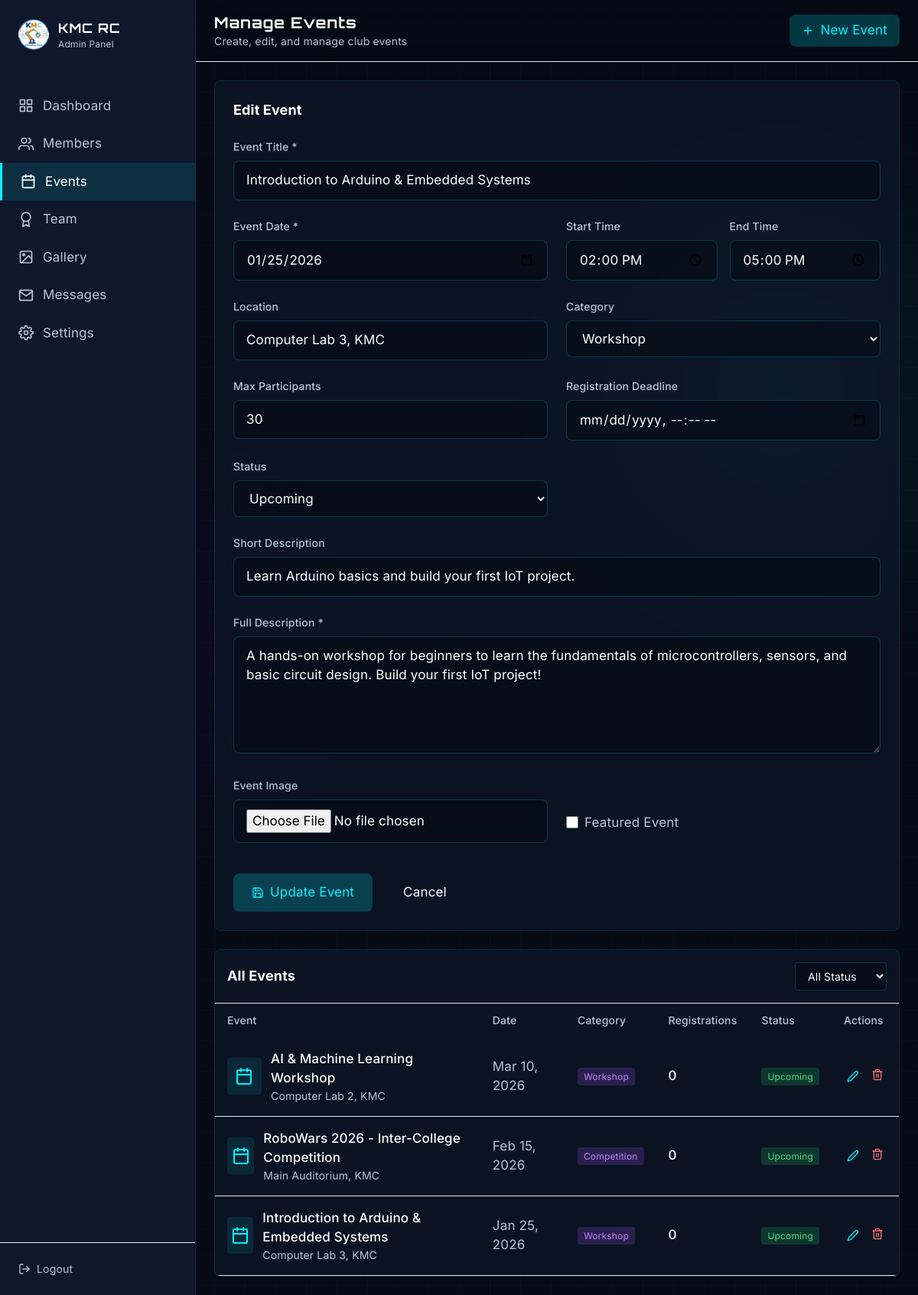
/admin/events.php?edit=1 (signed in), run on the app's committed database.
### tables this page shows
CREATE TABLE IF NOT EXISTS events (
    id INT AUTO_INCREMENT PRIMARY KEY,
    title VARCHAR(255) NOT NULL,
    slug VARCHAR(255) NOT NULL UNIQUE,
    description TEXT NOT NULL,
    short_description VARCHAR(500) DEFAULT NULL,
    event_date DATE NOT NULL,
    start_time TIME DEFAULT NULL,
    end_time TIME DEFAULT NULL,
    location VARCHAR(255) DEFAULT NULL,
    image_path VARCHAR(255) DEFAULT NULL,
    category ENUM('workshop', 'competition', 'seminar', 'hackathon', 'meetup', 'other') DEFAULT 'other',
    max_participants INT DEFAULT NULL,
    registration_deadline DATETIME DEFAULT NULL,
    is_featured TINYINT(1) DEFAULT 0,
    status ENUM('upcoming', 'ongoing', 'completed', 'cancelled') DEFAULT 'upcoming',
    created_by INT NOT NULL,
    created_at TIMESTAMP DEFAULT CURRENT_TIMESTAMP,
    updated_at TIMESTAMP DEFAULT CURRENT_TIMESTAMP ON UPDATE CURRENT_TIMESTAMP,
    FOREIGN KEY (created_by) REFERENCES users(id) ON DELETE CASCADE,
    INDEX idx_event_date (event_date),
    INDEX idx_category (category),
    INDEX idx_status (status),
    INDEX idx_slug (slug)
);

### admin/events.php (the view, shortened to what the rows shown need)
<?php
require_once __DIR__ . '/../includes/Database.php';
$db = Database::getInstance();
$page = max(1, (int)($_GET['page'] ?? 1));
$limit = 10;
$offset = ($page - 1) * $limit;
$where = '1=1';
$params = [];
$events = $db->fetchAll(
    "SELECT e.*, u.name as created_by_name,
            (SELECT COUNT(*) FROM event_registrations WHERE event_id = e.id) as registration_count
     FROM events e
     LEFT JOIN users u ON e.created_by = u.id
     WHERE {$where}
     ORDER BY e.event_date DESC
     LIMIT {$limit} OFFSET {$offset}",
    $params
);
$editEvent = null;
if (isset($_GET['edit'])) {
    $editEvent = $db->fetchOne("SELECT * FROM events WHERE id = :id", ['id' => $_GET['edit']]);
}
$showForm = isset($_GET['action']) && $_GET['action'] === 'create' || $editEvent;
?>
<!DOCTYPE html>
<html lang="en" class="scroll-smooth">
<head>
    <script src="https://cdn.tailwindcss.com"></script>
    <link rel="stylesheet" href="../css/styles.css">
    <link rel="stylesheet" href="../css/club-styles.css">
</head>
<body class="antialiased min-h-screen flex bg-dark-navy">
    <main class="flex-1 lg:ml-64">
        <header class="bg-dark-navy/80 backdrop-blur-lg border-b border-slate-800 px-6 py-4 sticky top-0 z-40">
            <div class="flex items-center justify-between">
                <div>
                    <h1 class="text-xl font-bold text-white font-orbitron">Manage Events</h1>
                </div>
            </div>
        </header>
        <div class="p-6">
            <?php if ($showForm): ?>
            <div class="stat-card-admin rounded-lg p-6 mb-6">
                <h2 class="text-lg font-bold text-white mb-6"><?= $editEvent ? 'Edit Event' : 'Create New Event' ?></h2>
                <form method="POST" enctype="multipart/form-data" class="space-y-6">
                    <div class="grid grid-cols-1 md:grid-cols-2 gap-6">
                        <div class="md:col-span-2">
                            <label class="block text-sm font-medium text-slate-300 mb-2">Event Title *</label>
                            <input type="text" name="title" required class="form-input w-full px-4 py-3 rounded-lg text-white"
                                   value="<?= htmlspecialchars($editEvent['title'] ?? '') ?>">
                        </div>
                        <div>
                            <label class="block text-sm font-medium text-slate-300 mb-2">Event Date *</label>
                            <input type="date" name="event_date" required class="form-input w-full px-4 py-3 rounded-lg text-white"
                                   value="<?= $editEvent['event_date'] ?? '' ?>">
                        </div>
                        <div class="grid grid-cols-2 gap-4">
                            <div>
                                <label class="block text-sm font-medium text-slate-300 mb-2">Start Time</label>
                                <input type="time" name="start_time" class="form-input w-full px-4 py-3 rounded-lg text-white"
                                       value="<?= $editEvent['start_time'] ?? '' ?>">
                            </div>
                            <div>
                                <label class="block text-sm font-medium text-slate-300 mb-2">End Time</label>
                                <input type="time" name="end_time" class="form-input w-full px-4 py-3 rounded-lg text-white"
                                       value="<?= $editEvent['end_time'] ?? '' ?>">
                            </div>
                        </div>
                        <div>
                            <label class="block text-sm font-medium text-slate-300 mb-2">Location</label>
                            <input type="text" name="location" class="form-input w-full px-4 py-3 rounded-lg text-white"
                                   value="<?= htmlspecialchars($editEvent['location'] ?? '') ?>">
                        </div>
                        <div>
                            <label class="block text-sm font-medium text-slate-300 mb-2">Category</label>
                            <select name="category" class="form-input w-full px-4 py-3 rounded-lg text-white">
                                <option value="workshop" <?= ($editEvent['category'] ?? '') === 'workshop' ? 'selected' : '' ?>>Workshop</option>
                            </select>
                        </div>
                        <div>
                            <label class="block text-sm font-medium text-slate-300 mb-2">Max Participants</label>
                            <input type="number" name="max_participants" class="form-input w-full px-4 py-3 rounded-lg text-white"
                                   value="<?= $editEvent['max_participants'] ?? '' ?>">
                        </div>
                        <div>
                            <label class="block text-sm font-medium text-slate-300 mb-2">Registration Deadline</label>
                            <input type="datetime-local" name="registration_deadline" class="form-input w-full px-4 py-3 rounded-lg text-white"
                                   value="<?= $editEvent['registration_deadline'] ? date('Y-m-d\TH:i', strtotime($editEvent['registration_deadline'])) : '' ?>">
                        </div>
                        <div>
                            <label class="block text-sm font-medium text-slate-300 mb-2">Status</label>
                            <select name="status" class="form-input w-full px-4 py-3 rounded-lg text-white">
                                <option value="upcoming" <?= ($editEvent['status'] ?? '') === 'upcoming' ? 'selected' : '' ?>>Upcoming</option>
                            </select>
                        </div>
                        <div class="md:col-span-2">
                            <label class="block text-sm font-medium text-slate-300 mb-2">Short Description</label>
                            <input type="text" name="short_description" maxlength="500" class="form-input w-full px-4 py-3 rounded-lg text-white"
                                   value="<?= htmlspecialchars($editEvent['short_description'] ?? '') ?>">
                        </div>
                        <div class="md:col-span-2">
                            <label class="block text-sm font-medium text-slate-300 mb-2">Full Description *</label>
                            <textarea name="description" rows="5" required class="form-input w-full px-4 py-3 rounded-lg text-white"><?= htmlspecialchars($editEvent['description'] ?? '') ?></textarea>
                        </div>
                        <div>
                            <label class="block text-sm font-medium text-slate-300 mb-2">Event Image</label>
                            <input type="file" name="image" accept="image/*" class="form-input w-full px-4 py-3 rounded-lg text-white">
                        </div>
                        <div class="flex items-center gap-4 pt-8">
                            <label class="flex items-center gap-2 cursor-pointer">
                                <input type="checkbox" name="is_featured" class="w-4 h-4 rounded" <?= ($editEvent['is_featured'] ?? 0) ? 'checked' : '' ?>>
                                <span class="text-slate-300">Featured Event</span>
                            </label>
                        </div>
                    </div>
                    <div class="flex gap-4 pt-4">
                        <button type="submit" class="bg-accent/20 text-accent px-6 py-3 rounded-lg hover:bg-accent/30 transition flex items-center gap-2">
                            <i data-feather="save" class="w-4 h-4"></i>
                            <?= $editEvent ? 'Update Event' : 'Create Event' ?>
                        </button>
                        <a href="events.php" class="bg-slate-700 text-white px-6 py-3 rounded-lg hover:bg-slate-600 transition">Cancel</a>
                    </div>
                </form>
            </div>
            <?php endif; ?>
            <div class="stat-card-admin rounded-lg overflow-hidden">
                <div class="p-4 border-b border-slate-800 flex items-center justify-between">
                    <h2 class="text-lg font-bold text-white">All Events</h2>
                </div>
                <div class="overflow-x-auto">
                    <table class="w-full">
                        <thead class="bg-slate-800/50">
                            <tr>
                                <th class="text-left text-slate-400 text-sm font-medium px-4 py-3">Event</th>
                                <th class="text-left text-slate-400 text-sm font-medium px-4 py-3">Date</th>
                                <th class="text-left text-slate-400 text-sm font-medium px-4 py-3">Category</th>
                                <th class="text-left text-slate-400 text-sm font-medium px-4 py-3">Registrations</th>
                                <th class="text-left text-slate-400 text-sm font-medium px-4 py-3">Status</th>
                                <th class="text-left text-slate-400 text-sm font-medium px-4 py-3">Actions</th>
                            </tr>
                        </thead>
                        <tbody>
                            <?php foreach ($events as $event): ?>
                            <tr class="border-b border-slate-800 hover:bg-slate-800/30">
                                <td class="px-4 py-4">
                                    <div class="flex items-center gap-3">
                                        <?php if ($event['image_path']): ?>
                                        <img src="../uploads/events/<?= htmlspecialchars($event['image_path']) ?>" alt="" class="w-12 h-12 rounded object-cover">
                                        <?php else: ?>
                                        <div class="w-12 h-12 rounded bg-accent/10 flex items-center justify-center">
                                            <i data-feather="calendar" class="w-6 h-6 text-accent"></i>
                                        </div>
                                        <?php endif; ?>
                                        <div>
                                            <div class="text-white font-medium"><?= htmlspecialchars($event['title']) ?></div>
                                            <div class="text-slate-400 text-sm"><?= htmlspecialchars($event['location'] ?: 'No location') ?></div>
                                        </div>
                                    </div>
                                </td>
                                <td class="px-4 py-4 text-slate-300"><?= date('M d, Y', strtotime($event['event_date'])) ?></td>
                                <td class="px-4 py-4">
                                    <span class="px-2 py-1 rounded text-xs bg-purple-500/20 text-purple-400"><?= ucfirst($event['category']) ?></span>
                                </td>
                                <td class="px-4 py-4 text-white font-medium"><?= $event['registration_count'] ?></td>
                                <td class="px-4 py-4">
                                    <span class="px-2 py-1 rounded text-xs <?php
                                        echo match($event['status']) {
                                            'upcoming' => 'bg-green-500/20 text-green-400',
                                            'ongoing' => 'bg-blue-500/20 text-blue-400',
                                            'completed' => 'bg-slate-500/20 text-slate-400',
                                            'cancelled' => 'bg-red-500/20 text-red-400',
                                            default => 'bg-slate-500/20 text-slate-400'
                                        };
                                    ?>"><?= ucfirst($event['status']) ?></span>
                                </td>
                                <td class="px-4 py-4">
                                    <div class="flex items-center gap-2">
                                        <a href="?edit=<?= $event['id'] ?>" class="text-accent hover:text-accent/80 p-1" title="Edit">
                                            <i data-feather="edit-2" class="w-4 h-4"></i>
                                        </a>
                                        <form method="POST" class="inline" onsubmit="return confirm('Delete this event?')">
                                            <button type="submit" class="text-red-400 hover:text-red-300 p-1" title="Delete">
                                                <i data-feather="trash-2" class="w-4 h-4"></i>
                                            </button>
                                        </form>
                                    </div>
                                </td>
                            </tr>
                            <?php endforeach; ?>
                        </tbody>
                    </table>
                </div>
            </div>
        </div>
    </main>
</body>
</html>

### data on the page
events: title "Introduction to Arduino & Embedded Systems", event_date "01/25/2026", start_time "14:00:00", end_time "17:00:00", location "Computer Lab 3, KMC", category "Workshop", max_participants "30", status "Upcoming", short_description "Learn Arduino basics and build your first IoT project.", description "A hands-on workshop for beginners to learn the fundamentals of microcontrollers, sensors, and basic circuit design. Build your first IoT project!", event_date "Jan 25, 2026", registration_count "0"
events: title "AI & Machine Learning Workshop", location "Computer Lab 2, KMC", event_date "Mar 10, 2026", category "Workshop", registration_count "0", status "Upcoming"
events: title "RoboWars 2026 - Inter-College Competition", location "Main Auditorium, KMC", event_date "Feb 15, 2026", category "Competition", registration_count "0", status "Upcoming"
